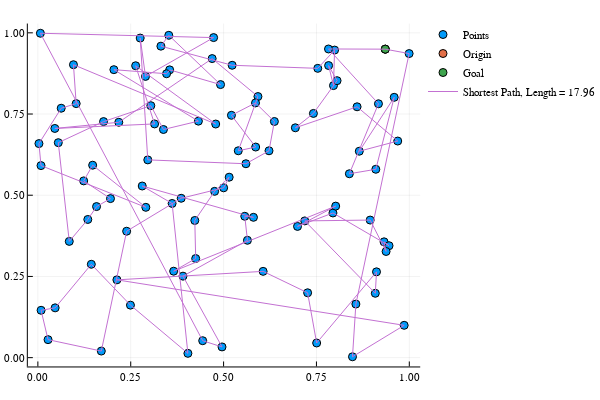

Notebook code for this chart:
### Code cell
using Plots
plotly()

scatter(Pts[:,1], Pts[:,2], label = "Points")
scatter!([Pts[O,1]], [Pts[O,2]], label = "Origin")
scatter!([Pts[G,1]], [Pts[G,2]], label = "Goal")
plot!(Pts[P,1], Pts[P,2], label = "Shortest Path, Length = $(round(L,digits = 2))")

### Figure 1 — Plotly figure (JSON) as saved in the notebook; plotly's stock layout.template omitted (floating-point values rounded to 4 significant figures)
{"data": [{"colorbar": {"title": ""}, "hoverinfo": "text", "legendgroup": "Points", "marker": {"color": "rgba(0, 154, 250, 1.000)", "line": {"color": "rgba(0, 0, 0, 1.000)", "width": 1}, "size": 8, "symbol": "circle"}, "mode": "markers", "name": "Points", "showlegend": true, "text": [null, null, null, null, null, null, null, null, null, null, null, null, null, null, null, null, null, null, null, null, null, null, null, null, null, null, null, null, null, null, null, null, null, null, null, null, null, null, null, null, null, null, null, null, null, null, null, null, null, null, null, null, null, null, null, null, null, null, null, null, null, null, null, null, null, null, null, null, null, null, null, null, null, null, null, null, null, null, null, null, null, null, null, null, null, null, null, null, null, null, null, null, null, null, null, null, null, null, null, null], "type": "scatter", "x": [0.4438, 0.5211, 0.9353, 0.3858, 0.4225, 0.7944, 0.1439, 0.8947, 0.09582, 0.4249, 0.8562, 0.281, 0.05499, 0.8386, 0.7419, 0.9117, 0.4788, 0.3041, 0.3655, 0.6932, 0.338, 0.9099, 0.2898, 0.932, 0.7989, 0.08454, 0.6991, 0.6064, 0.557, 0.1031, 0.9995, 0.7827, 0.6368, 0.8654, 0.8594, 0.7824, 0.6223, 0.9593, 0.4732, 0.1708, 0.7185, 0.3142, 0.1475, 0.2178, 0.5804, 0.9689, 0.1233, 0.02739, 0.8471, 0.4039, 0.7263, 0.5925, 0.2755, 0.00846, 0.4958, 0.7959, 0.586, 0.2632, 0.008659, 0.239, 0.1955, 0.1769, 0.4693, 0.3548, 0.06281, 0.2493, 0.917, 0.3525, 0.4322, 0.158, 0.5395, 0.3312, 0.2907, 0.4918, 0.04652, 0.2047, 0.1344, 0.5002, 0.9862, 0.3614, 0.5602, 0.5864, 0.8018, 0.515, 0.9455, 0.8056, 0.4759, 0.2959, 0.006807, 0.7536, 0.0457, 0.3465, 0.7505, 0.9085, 0.2127, 0.3906, 0.9375, 0.002893, 0.5231, 0.5643], "xaxis": "x1", "y": [0.05216, 0.7461, 0.9497, 0.4906, 0.4223, 0.4455, 0.2874, 0.4235, 0.9018, 0.3051, 0.1649, 0.5284, 0.6618, 0.5661, 0.7518, 0.2642, 0.7192, 0.7757, 0.2662, 0.7076, 0.7024, 0.5799, 0.8658, 0.3565, 0.9469, 0.3579, 0.404, 0.2656, 0.4352, 0.782, 0.9361, 0.8992, 0.727, 0.6355, 0.7723, 0.9502, 0.6368, 0.8014, 0.9853, 0.02027, 0.421, 0.7195, 0.5925, 0.7246, 0.432, 0.6668, 0.5442, 0.05546, 0.00279, 0.01325, 0.1997, 0.8038, 0.9839, 0.5912, 0.03305, 0.8376, 0.7842, 0.8986, 0.1458, 0.3892, 0.4897, 0.7267, 0.9207, 0.8859, 0.7679, 0.1617, 0.7816, 0.9923, 0.7281, 0.4651, 0.6368, 0.9589, 0.4627, 0.8406, 0.1533, 0.8865, 0.4254, 0.5228, 0.09956, 0.4747, 0.5969, 0.6484, 0.4665, 0.5556, 0.3446, 0.8527, 0.512, 0.6088, 0.9987, 0.8906, 0.7056, 0.874, 0.04515, 0.1982, 0.2395, 0.2509, 0.3268, 0.6589, 0.9001, 0.3613], "yaxis": "y1", "zmax": 0.1, "zmin": -0.1}, {"colorbar": {"title": ""}, "hoverinfo": "text", "legendgroup": "Origin", "marker": {"color": "rgba(227, 111, 71, 1.000)", "line": {"color": "rgba(0, 0, 0, 1.000)", "width": 1}, "size": 8, "symbol": "circle"}, "mode": "markers", "name": "Origin", "showlegend": true, "text": [null], "type": "scatter", "x": [0.9353], "xaxis": "x1", "y": [0.9497], "yaxis": "y1", "zmax": 0.1, "zmin": -0.1}, {"colorbar": {"title": ""}, "hoverinfo": "text", "legendgroup": "Goal", "marker": {"color": "rgba(62, 164, 78, 1.000)", "line": {"color": "rgba(0, 0, 0, 1.000)", "width": 1}, "size": 8, "symbol": "circle"}, "mode": "markers", "name": "Goal", "showlegend": true, "text": [null], "type": "scatter", "x": [0.9353], "xaxis": "x1", "y": [0.9497], "yaxis": "y1", "zmax": 0.1, "zmin": -0.1}, {"colorbar": {"title": ""}, "hoverinfo": "text", "legendgroup": "Shortest Path, Length = 17.96", "line": {"color": "rgba(195, 113, 210, 1.000)", "dash": "solid", "shape": "linear", "width": 1}, "mode": "lines", "name": "Shortest Path, Length = 17.96", "showlegend": true, "text": [null, null, null, null, null, null, null, null, null, null, null, null, null, null, null, null, null, null, null, null, null, null, null, null, null, null, null, null, null, null, null, null, null, null, null, null, null, null, null, null, null, null, null, null, null, null, null, null, null, null, null, null, null, null, null, null, null, null, null, null, null, null, null, null, null, null, null, null, null, null, null, null, null, null, null, null, null, null, null, null, null, null, null, null, null, null, null, null, null, null, null, null, null, null, null, null, null, null, null, null, null], "type": "scatter", "x": [0.9353, 0.7824, 0.917, 0.8386, 0.9099, 0.9593, 0.8654, 0.9689, 0.8594, 0.6932, 0.7419, 0.8056, 0.7827, 0.7959, 0.7989, 0.7536, 0.5231, 0.3312, 0.3525, 0.4918, 0.3548, 0.3465, 0.2047, 0.4322, 0.338, 0.3041, 0.1769, 0.05499, 0.08454, 0.1344, 0.158, 0.1955, 0.1233, 0.1475, 0.2907, 0.00846, 0.002893, 0.06281, 0.1031, 0.09582, 0.4788, 0.2632, 0.3142, 0.0457, 0.2178, 0.4693, 0.5925, 0.5395, 0.5864, 0.5211, 0.586, 0.6368, 0.6223, 0.5602, 0.2959, 0.2755, 0.2898, 0.4732, 0.006807, 0.4438, 0.4958, 0.3906, 0.5643, 0.557, 0.5804, 0.281, 0.3614, 0.4039, 0.2493, 0.1439, 0.04652, 0.008659, 0.02739, 0.1708, 0.239, 0.3858, 0.5002, 0.515, 0.4759, 0.4225, 0.4249, 0.3655, 0.8018, 0.6991, 0.7944, 0.9455, 0.932, 0.9375, 0.8947, 0.7185, 0.9085, 0.9117, 0.7505, 0.7263, 0.6064, 0.2127, 0.9862, 0.8471, 0.8562, 0.9995, 0.9353], "xaxis": "x1", "y": [0.9497, 0.9502, 0.7816, 0.5661, 0.5799, 0.8014, 0.6355, 0.6668, 0.7723, 0.7076, 0.7518, 0.8527, 0.8992, 0.8376, 0.9469, 0.8906, 0.9001, 0.9589, 0.9923, 0.8406, 0.8859, 0.874, 0.8865, 0.7281, 0.7024, 0.7757, 0.7267, 0.6618, 0.3579, 0.4254, 0.4651, 0.4897, 0.5442, 0.5925, 0.4627, 0.5912, 0.6589, 0.7679, 0.782, 0.9018, 0.7192, 0.8986, 0.7195, 0.7056, 0.7246, 0.9207, 0.8038, 0.6368, 0.6484, 0.7461, 0.7842, 0.727, 0.6368, 0.5969, 0.6088, 0.9839, 0.8658, 0.9853, 0.9987, 0.05216, 0.03305, 0.2509, 0.3613, 0.4352, 0.432, 0.5284, 0.4747, 0.01325, 0.1617, 0.2874, 0.1533, 0.1458, 0.05546, 0.02027, 0.3892, 0.4906, 0.5228, 0.5556, 0.512, 0.4223, 0.3051, 0.2662, 0.4665, 0.404, 0.4455, 0.3446, 0.3565, 0.3268, 0.4235, 0.421, 0.1982, 0.2642, 0.04515, 0.1997, 0.2656, 0.2395, 0.09956, 0.00279, 0.1649, 0.9361, 0.9497], "yaxis": "y1", "zmax": 0.1, "zmin": -0.1}], "layout": {"annotations": [], "height": 400, "legend": {"bgcolor": "rgba(255, 255, 255, 1.000)", "bordercolor": "rgba(0, 0, 0, 1.000)", "font": {"color": "rgba(0, 0, 0, 1.000)", "family": "sans-serif", "size": 11}, "tracegroupgap": 0, "x": 1, "y": 1}, "margin": {"b": 20, "l": 0, "r": 0, "t": 20}, "paper_bgcolor": "rgba(255, 255, 255, 1.000)", "plot_bgcolor": "rgba(255, 255, 255, 1.000)", "showlegend": true, "width": 600, "xaxis": {"anchor": "y1", "domain": [0.06582, 0.9934], "gridcolor": "rgba(0, 0, 0, 0.100)", "gridwidth": 0.5, "linecolor": "rgba(0, 0, 0, 1.000)", "mirror": false, "range": [-0.02701, 1.029], "showgrid": true, "showline": true, "showticklabels": true, "tickangle": 0, "tickcolor": "rgb(0, 0, 0)", "tickfont": {"color": "rgba(0, 0, 0, 1.000)", "family": "sans-serif", "size": 11}, "tickmode": "array", "ticks": "inside", "ticktext": ["0.00", "0.25", "0.50", "0.75", "1.00"], "tickvals": [0, 0.25, 0.5, 0.75, 1], "title": "", "titlefont": {"color": "rgba(0, 0, 0, 1.000)", "family": "sans-serif", "size": 15}, "type": "-", "visible": true, "zeroline": false, "zerolinecolor": "rgba(0, 0, 0, 1.000)"}, "yaxis": {"anchor": "x1", "domain": [0.03762, 0.9902], "gridcolor": "rgba(0, 0, 0, 0.100)", "gridwidth": 0.5, "linecolor": "rgba(0, 0, 0, 1.000)", "mirror": false, "range": [-0.02709, 1.029], "showgrid": true, "showline": true, "showticklabels": true, "tickangle": 0, "tickcolor": "rgb(0, 0, 0)", "tickfont": {"color": "rgba(0, 0, 0, 1.000)", "family": "sans-serif", "size": 11}, "tickmode": "array", "ticks": "inside", "ticktext": ["0.00", "0.25", "0.50", "0.75", "1.00"], "tickvals": [0, 0.25, 0.5, 0.75, 1], "title": "", "titlefont": {"color": "rgba(0, 0, 0, 1.000)", "family": "sans-serif", "size": 15}, "type": "-", "visible": true, "zeroline": false, "zerolinecolor": "rgba(0, 0, 0, 1.000)"}}}
